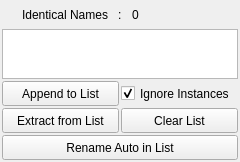
<?xml version="1.0" encoding="UTF-8"?>
<ui version="4.0">
	<class>WindowMain</class>
	<widget class="QMainWindow" name="WindowMain">
		<property name="geometry">
			<rect>
				<x>0</x>
				<y>0</y>
				<width>240</width>
				<height>162</height>
			</rect>
		</property>
		<property name="windowTitle">
			<string>DupNamer</string>
		</property>
		<property name="windowIcon">
			<iconset>
				<normaloff>../icons/ToolSeq.svg</normaloff>../icons/ToolSeq.svg
			</iconset>
		</property>
		<widget class="QWidget" name="Widget_00">
			<layout class="QVBoxLayout" name="verticalLayout">
				<property name="spacing">
					<number>2</number>
				</property>
				<property name="leftMargin">
					<number>2</number>
				</property>
				<property name="topMargin">
					<number>2</number>
				</property>
				<property name="rightMargin">
					<number>2</number>
				</property>
				<property name="bottomMargin">
					<number>2</number>
				</property>
				<item>
					<widget class="QWidget" name="Widget_01" native="true">
						<layout class="QHBoxLayout" name="horizontalLayout">
							<property name="spacing">
								<number>10</number>
							</property>
							<property name="leftMargin">
								<number>0</number>
							</property>
							<property name="topMargin">
								<number>0</number>
							</property>
							<property name="rightMargin">
								<number>0</number>
							</property>
							<property name="bottomMargin">
								<number>0</number>
							</property>
							<item>
								<widget class="QLabel" name="label">
									<property name="sizePolicy">
										<sizepolicy hsizetype="Ignored" vsizetype="Ignored">
											<horstretch>0</horstretch>
											<verstretch>0</verstretch>
										</sizepolicy>
									</property>
									<property name="minimumSize">
										<size>
											<width>0</width>
											<height>25</height>
										</size>
									</property>
									<property name="text">
										<string>Identical Names</string>
									</property>
									<property name="alignment">
										<set>Qt::AlignRight|Qt::AlignTrailing|Qt::AlignVCenter</set>
									</property>
								</widget>
							</item>
							<item>
								<widget class="QLabel" name="label_2">
									<property name="sizePolicy">
										<sizepolicy hsizetype="Fixed" vsizetype="Ignored">
											<horstretch>0</horstretch>
											<verstretch>0</verstretch>
										</sizepolicy>
									</property>
									<property name="minimumSize">
										<size>
											<width>0</width>
											<height>25</height>
										</size>
									</property>
									<property name="text">
										<string>:</string>
									</property>
								</widget>
							</item>
							<item>
								<widget class="QLabel" name="Label_IdenticalNamesCount">
									<property name="sizePolicy">
										<sizepolicy hsizetype="Ignored" vsizetype="Ignored">
											<horstretch>0</horstretch>
											<verstretch>0</verstretch>
										</sizepolicy>
									</property>
									<property name="minimumSize">
										<size>
											<width>0</width>
											<height>25</height>
										</size>
									</property>
									<property name="text">
										<string>0</string>
									</property>
								</widget>
							</item>
						</layout>
					</widget>
				</item>
				<item>
					<widget class="QWidget" name="Widget_02" native="true">
						<layout class="QHBoxLayout" name="horizontalLayout_4">
							<property name="spacing">
								<number>2</number>
							</property>
							<property name="leftMargin">
								<number>0</number>
							</property>
							<property name="topMargin">
								<number>0</number>
							</property>
							<property name="rightMargin">
								<number>0</number>
							</property>
							<property name="bottomMargin">
								<number>0</number>
							</property>
							<item>
								<widget class="QListWidget" name="List_IdenticalNames">
									<property name="sizePolicy">
										<sizepolicy hsizetype="Ignored" vsizetype="Expanding">
											<horstretch>0</horstretch>
											<verstretch>0</verstretch>
										</sizepolicy>
									</property>
									<property name="minimumSize">
										<size>
											<width>0</width>
											<height>25</height>
										</size>
									</property>
									<property name="alternatingRowColors">
										<bool>true</bool>
									</property>
									<property name="selectionMode">
										<enum>QAbstractItemView::ExtendedSelection</enum>
									</property>
								</widget>
							</item>
						</layout>
					</widget>
				</item>
				<item>
					<widget class="QWidget" name="Widget_03" native="true">
						<layout class="QHBoxLayout" name="horizontalLayout_2">
							<property name="spacing">
								<number>2</number>
							</property>
							<property name="leftMargin">
								<number>0</number>
							</property>
							<property name="topMargin">
								<number>0</number>
							</property>
							<property name="rightMargin">
								<number>0</number>
							</property>
							<property name="bottomMargin">
								<number>0</number>
							</property>
							<item>
								<widget class="QPushButton" name="Button_AppendToList">
									<property name="sizePolicy">
										<sizepolicy hsizetype="Ignored" vsizetype="Ignored">
											<horstretch>0</horstretch>
											<verstretch>0</verstretch>
										</sizepolicy>
									</property>
									<property name="minimumSize">
										<size>
											<width>0</width>
											<height>25</height>
										</size>
									</property>
									<property name="text">
										<string>Append to List</string>
									</property>
								</widget>
							</item>
							<item>
								<widget class="QCheckBox" name="Check_IgnoreInstances">
									<property name="sizePolicy">
										<sizepolicy hsizetype="Ignored" vsizetype="Ignored">
											<horstretch>0</horstretch>
											<verstretch>0</verstretch>
										</sizepolicy>
									</property>
									<property name="minimumSize">
										<size>
											<width>0</width>
											<height>25</height>
										</size>
									</property>
									<property name="text">
										<string>Ignore Instances</string>
									</property>
									<property name="checked">
										<bool>true</bool>
									</property>
								</widget>
							</item>
						</layout>
					</widget>
				</item>
				<item>
					<widget class="QWidget" name="Widget_04" native="true">
						<layout class="QHBoxLayout" name="horizontalLayout_5">
							<property name="spacing">
								<number>2</number>
							</property>
							<property name="leftMargin">
								<number>0</number>
							</property>
							<property name="topMargin">
								<number>0</number>
							</property>
							<property name="rightMargin">
								<number>0</number>
							</property>
							<property name="bottomMargin">
								<number>0</number>
							</property>
							<item>
								<widget class="QPushButton" name="Button_ExtractFromList">
									<property name="sizePolicy">
										<sizepolicy hsizetype="Ignored" vsizetype="Ignored">
											<horstretch>0</horstretch>
											<verstretch>0</verstretch>
										</sizepolicy>
									</property>
									<property name="minimumSize">
										<size>
											<width>0</width>
											<height>25</height>
										</size>
									</property>
									<property name="text">
										<string>Extract from List</string>
									</property>
								</widget>
							</item>
							<item>
								<widget class="QPushButton" name="Button_ClearList">
									<property name="sizePolicy">
										<sizepolicy hsizetype="Ignored" vsizetype="Ignored">
											<horstretch>0</horstretch>
											<verstretch>0</verstretch>
										</sizepolicy>
									</property>
									<property name="minimumSize">
										<size>
											<width>0</width>
											<height>25</height>
										</size>
									</property>
									<property name="text">
										<string>Clear List</string>
									</property>
								</widget>
							</item>
						</layout>
					</widget>
				</item>
				<item>
					<widget class="QWidget" name="Widget_05" native="true">
						<layout class="QHBoxLayout" name="horizontalLayout_3">
							<property name="spacing">
								<number>2</number>
							</property>
							<property name="leftMargin">
								<number>0</number>
							</property>
							<property name="topMargin">
								<number>0</number>
							</property>
							<property name="rightMargin">
								<number>0</number>
							</property>
							<property name="bottomMargin">
								<number>0</number>
							</property>
							<item>
								<widget class="QPushButton" name="Button_RenameAutoInList">
									<property name="sizePolicy">
										<sizepolicy hsizetype="Ignored" vsizetype="Ignored">
											<horstretch>0</horstretch>
											<verstretch>0</verstretch>
										</sizepolicy>
									</property>
									<property name="minimumSize">
										<size>
											<width>0</width>
											<height>25</height>
										</size>
									</property>
									<property name="text">
										<string>Rename Auto in List</string>
									</property>
								</widget>
							</item>
						</layout>
					</widget>
				</item>
			</layout>
		</widget>
	</widget>
	<resources/>
	<connections/>
</ui>
